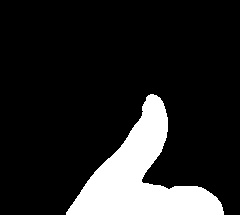
#> input picture SVMdataset/thumbsup/thumbsup101.jpg, 240 x 215 px, found by its file name; its folder holds only this picture in this run
$ jupyter execute --allow-errors SVM.ipynb
#> lines starting #> are read from the running program, lines starting #| are printed output that depends on the picture
SVM分類器的原理是利用“超平面”來實現數據分類, 如果今天要分類的是圖片的話,<br>
需要先找出屬於這個類別的圖片特徵e.g.分類貓狗,先分別找出貓跟狗的特徵後,再依此分類<br><br>
HOG（Histogram of Oriented Gradient 方向梯度直方圖）<br>
是SVM常用來找圖片特徵的方式, 通過計算和統計圖像局部區域的梯度方向直方圖來構成特徵。<br>

訓練步驟如下:

1.設定引數<br>
2.建立Hog：使用cv2.HOGDescriptor(winSize,blockSize,blockStride,cellSize,Bin)函式來建立<br>
3.建立svm，使用cv2.ml.SVM_create()函式來建立，並設定屬性<br>
4.計算Hog，準備標籤label<br>
5.訓練<br>
6.預測<br>
7.繪圖<br>

這裡有一個**影像img(整個白色區域)**, <br>
**win視窗(藍色區域)**為影象中Hog特徵計算的最大模板，官方模板大小為64x128。<br>
**block(紅色區域部分)**為win視窗中的小模板,大小一般為16x16。<br>
block中又有很多的**小模板cell(綠色區域)**，大小一般為8x8。<br>
<br>
cell bin: 通過計算畫素的梯度得到梯度的大小和方向, 方向為0-360度, 如果以40度進行劃分，將會得到9塊，將這9塊設定為9個單元，每一個單元就是一個bin。<br>
<br>
hot特徵維度: win視窗中block模板的個數 x cell模板個數 x bin的個數<br>
<br>
hog特徵： 畫素都有一個梯度，win視窗中所有的畫素梯度構成了hog特徵<br>
<br>
如何計算梯度：<br>
我們使用倆個模板:水平梯度模板[1 0 -1], 豎直梯度模板[[1],[0],[-1]],即相鄰畫素之差。求得幅值為：f = sqrt(x^2 + y^2),角度angle = arctan(a / b)<br>
<br>
bin的劃分：如果以40度進行劃分，將會得到9個bin，則bin1的區域為(0-20度)和180-200度,即關於180度對稱的夾角<br>
<br>
如果某個梯度的角度正好在bin角度範圍的正中心, 如d = 10,則將其規劃到bin1區域。否則將該梯度分解到相鄰的倆個bin單元中：d1 = d x d(夾角), d2 = d x (1 - d(夾角))<br>
<br>
計算整體的hog特徵：<br>
1.首先計算每個cell下所有bin的值，每一個bin的計算方式為所有劃分到該bin下的幅值之和sum(d)：<br>
2.得到影象特徵的維度，以上面的為例，該影象的特徵維度為win視窗中block模板的個數 x cell模板個數 x bin的個數 = 105 x 4 x 9 = 3780：<br>
3.通過使用svm支援向量機對特徵進行分類，得到一個3780維的分類結果，用hog x svm得到一個值 f,讓 f 與我們的判決門限進行比較，如果大於判決門限則認為是目標。<br>

[cell 1]
import os
import cv2
import numpy as np
import seaborn as sns
import matplotlib.pyplot as plt

[cell 2]
from google.colab import drive
drive.mount('/content/gdrive')

[cell 3]
# 1.設定引數
PosNum = 840
NegNum = 1931
winSize = (64,128)
blockSize = (16,16) # 105
blockStride = (8,8)
cellSize = (8,8)
Bin = 9 # 3780
image_path = '/content/gdrive/My Drive/Colab Notebooks/HG/SVMdataset/'
file_count = 0

[cell 4]
hog = cv2.HOGDescriptor(winSize,blockSize,blockStride,cellSize,Bin)

[cell 5]
#3.建立svm
svm = cv2.ml.SVM_create()

[cell 6]
#svm屬性設定
svm.setType(cv2.ml.SVM_C_SVC)
svm.setKernel(cv2.ml.SVM_LINEAR)
svm.setC(0.01) # 優化

[cell 7]
#4.計算hog
featureNum = int(((128 - 16) / 8 + 1) * ((64 - 16) / 8 + 1) * 4 * 9) # 3780
featureArray = np.zeros((PosNum + NegNum, featureNum),np.float32)
labelArray = np.zeros((PosNum + NegNum, 1),np.int32)

[cell 8]
# 正樣本總共有幾張image
pos_file_count = 0
for filename in os.listdir(image_path + 'thumbsup'):
  pos_file_count +=1
print('pos_image_file: ',pos_file_count)

[cell 9]
# 處理正樣本
pos_file_count= 0
for filename in os.listdir(image_path + 'thumbsup'):
  img = cv2.imread(image_path + 'thumbsup' + "/" + filename,0)
#> img is the input picture: shape (215, 240); min 0, max 255, mean 37.7
  img = cv2.resize(img, (64,128))
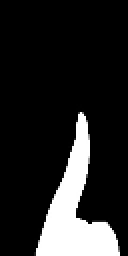
#> img: shape (128, 64) (shown 2 times larger); min 0, max 255, mean 37.7
  hist = hog.compute(img, (8,8)) # 第二個引數： winStride Window stride
#> hist = 3780 values, max 0.988 at index 2893, min 0 at index 0, mean 0.0344
  featureArray[pos_file_count] = hist.reshape(-1)# 將該hog特徵值存到featureArray裡面
  labelArray[pos_file_count] = 1

  pos_file_count+=1

[cell 10]
# 負樣本總共有幾張image
neg_file_count = 0
#> (the rest of this cell did not finish here and is left out)

[cell 11]
# 處理負樣本
neg_file_count= 840
#> (the rest of this cell did not finish here and is left out)

[cell 12]
# 5.訓練
svm.train(featureArray,cv2.ml.ROW_SAMPLE, labelArray)
#> Out = True

[cell 13]
# 6.檢測
alpha = np.zeros((1), np.float32)
rho = svm.getDecisionFunction(0, alpha) # 得到分類闕值
print(rho)
print(alpha)
alphaArray = np.zeros((1,1),np.float32)
supportVArray = np.zeros((1,featureNum), np.float32)
resultArray = np.zeros((1,featureNum), np.float32)
alphaArray[0,0] = alpha
resultArray = -1 * alphaArray * supportVArray

[cell 14]
# 7.繪圖
myDetect = np.zeros((3781), np.float32)
for i in range(3780):
    myDetect[i] = resultArray[0,i]
myDetect[3780] = rho[0]

[cell 15]
# 構建hog
myHog = cv2.HOGDescriptor()
myHog.setSVMDetector(myDetect)

[cell 16]
# 載入待檢測圖片
test_path = '/content/gdrive/My Drive/Colab Notebooks/HG/test/'
imageSrc = cv2.imread(test_path+ 'test3.jpg', 1)
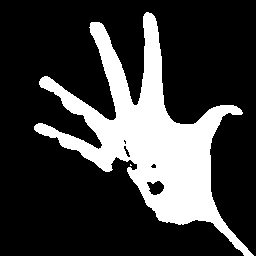
#> input picture test/test3.jpg, 256 x 256 px, found by its file name
#> imageSrc is the input picture: shape (256, 256, 3); min 0, max 255, mean 60.2
#imageSrc = cv2.resize(imageSrc, (64,128))
plt.imshow(imageSrc)

[cell 17]
# 引數：(8,8)win滑動步長，(32,32)win大小，縮放係數 目標大小
objects = myHog.detectMultiScale(imageSrc, 0, (8,8), (32,32), 1.05, 2)
#> objects = ((), ())
#> (the rest of this cell did not finish here and is left out)
